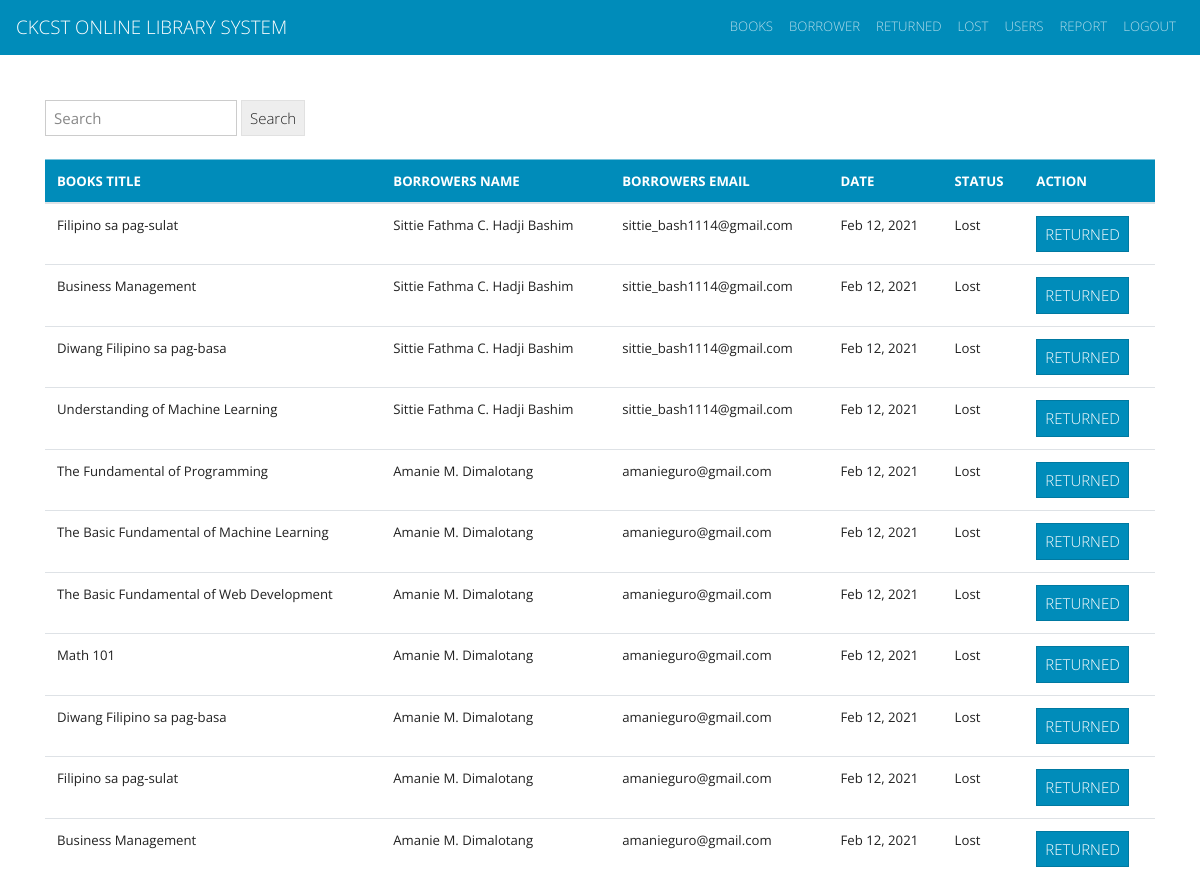
The page /pages/result_borrow.php (signed in) on the database its author committed.
### tables this page shows
CREATE TABLE `borrows_list` (
  `borrows_id` int(11) NOT NULL,
  `books_id` int(11) NOT NULL,
  `users_id` int(11) NOT NULL,
  `status` varchar(255) NOT NULL,
  `date_added` timestamp NOT NULL DEFAULT CURRENT_TIMESTAMP
);

CREATE TABLE `books_list` (
  `books_id` int(11) NOT NULL,
  `title` varchar(255) NOT NULL,
  `author` varchar(255) NOT NULL,
  `year_published` varchar(255) NOT NULL,
  `status` varchar(255) NOT NULL
);

CREATE TABLE `users_list` (
  `users_id` int(11) NOT NULL,
  `name` varchar(255) NOT NULL,
  `email` varchar(255) NOT NULL,
  `username` varchar(255) NOT NULL,
  `userpassword` varchar(255) NOT NULL,
  `access` varchar(255) NOT NULL,
  `status` varchar(255) NOT NULL
);

### pages/result_borrow.php (the view, shortened to what this page needs)
<?php
include_once("../template/header_login.php");
$con = connection();
$search = $_GET['search'];
$sql = "SELECT borrows_list.date_added AS 'date_added', borrows_list.status AS 'borrower_status', borrows_list.borrows_id AS borrow_id,
books_list.books_id AS books_id, books_list.title AS title,
users_list.name AS borrower_name, users_list.email AS email FROM borrows_list
INNER JOIN users_list
ON borrows_list.users_id = users_list.users_id
INNER JOIN books_list
ON borrows_list.books_id = books_list.books_id
WHERE borrows_list.status != 'Damaged' AND borrows_list.status != 'Returned' AND title LIKE '%$search%'
ORDER BY date_added DESC";
$borrows = $con->query($sql) or die ($con->error);
$borrows_row = $borrows->fetch_assoc();
?>
        <form class="form-inline my-2 my-lg-0" action="result_borrow.php" method="get">
        <input class="form-control mr-sm-1" type="text" placeholder="Search"
      id="search" name="search">
        <button class="btn btn-secondary my-2 my-sm-0" id="search" type="submit">Search</button>
        </form>
  <br>
      <table class = "table table-hover">
      <thead>
          <tr class="table-primary">
              <th>BOOKS TITLE</th>
              <th>BORROWERS NAME</th>
              <th>BORROWERS EMAIL</th>
              <th>DATE</th>
              <th>STATUS</th>
              <th>ACTION</th>
          </tr>
      </thead>
      <tbody>
          <?php do{  ?>
              <tr>
                  <td><?php echo $borrows_row['title']; ?></td>
                  <td><?php echo $borrows_row['borrower_name']; ?></td>
                  <td><?php echo $borrows_row['email']; ?></td>
                  <td><?php echo date('M j, Y',strtotime($borrows_row['date_added'])); ?></td>
                  <td><?php echo $borrows_row['borrower_status']; ?></td>
                  <td>
                  <a href="" class="btn btn-primary">RETURNED</a>
                  </td>
              </tr>
           <?php }while($borrows_row = $borrows->fetch_assoc())  ?>
      </tbody>
  </table>
<?php include("../template/footer.php"); ?>

### rows shown on the page
borrows_list: books.title "Filipino sa pag-sulat", users.name "Sittie Fathma C. Hadji Bashim", users.email "sittie_bash1114@gmail.com", date_added "Feb 12, 2021", status "Lost"
borrows_list: books.title "Business Management", users.name "Sittie Fathma C. Hadji Bashim", users.email "sittie_bash1114@gmail.com", date_added "Feb 12, 2021", status "Lost"
borrows_list: books.title "Diwang Filipino sa pag-basa", users.name "Sittie Fathma C. Hadji Bashim", users.email "sittie_bash1114@gmail.com", date_added "Feb 12, 2021", status "Lost"
borrows_list: books.title "Understanding of Machine Learning", users.name "Sittie Fathma C. Hadji Bashim", users.email "sittie_bash1114@gmail.com", date_added "Feb 12, 2021", status "Lost"
borrows_list: books.title "The Fundamental of Programming", users.name "Amanie M. Dimalotang", users.email "amanieguro@gmail.com", date_added "Feb 12, 2021", status "Lost"
borrows_list: books.title "The Basic Fundamental of Machine Learning", users.name "Amanie M. Dimalotang", users.email "amanieguro@gmail.com", date_added "Feb 12, 2021", status "Lost"
borrows_list: books.title "The Basic Fundamental of Web Development", users.name "Amanie M. Dimalotang", users.email "amanieguro@gmail.com", date_added "Feb 12, 2021", status "Lost"
borrows_list: books.title "Math 101", users.name "Amanie M. Dimalotang", users.email "amanieguro@gmail.com", date_added "Feb 12, 2021", status "Lost"
borrows_list: books.title "Diwang Filipino sa pag-basa", users.name "Amanie M. Dimalotang", users.email "amanieguro@gmail.com", date_added "Feb 12, 2021", status "Lost"
borrows_list: books.title "Filipino sa pag-sulat", users.name "Amanie M. Dimalotang", users.email "amanieguro@gmail.com", date_added "Feb 12, 2021", status "Lost"
borrows_list: books.title "Business Management", users.name "Amanie M. Dimalotang", users.email "amanieguro@gmail.com", date_added "Feb 12, 2021", status "Lost"
